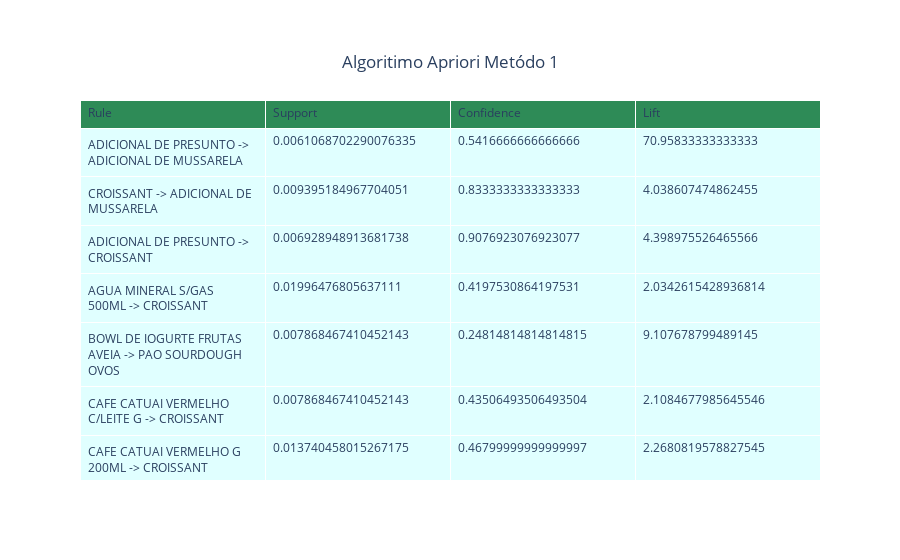

The notebook cell saved with this chart:
### Code cell
fig.update_layout(
    title={
        'text': "Algoritimo Apriori Metódo 1",
        'y':0.9,
        'x':0.5,
        'xanchor': 'center',
        'yanchor': 'top'})

### Figure 1 — Plotly figure (JSON) as saved in the notebook; plotly's stock layout.template omitted (floating-point values rounded to 4 significant figures)
{"data": [{"cells": {"align": "left", "fill": {"color": "lightcyan"}, "values": [["ADICIONAL DE PRESUNTO -> ADICIONAL DE MUSSARELA", "CROISSANT -> ADICIONAL DE MUSSARELA", "ADICIONAL DE PRESUNTO -> CROISSANT", "AGUA MINERAL S/GAS 500ML -> CROISSANT", "BOWL DE IOGURTE FRUTAS AVEIA -> PAO SOURDOUGH OVOS", "CAFE CATUAI VERMELHO C/LEITE G -> CROISSANT", "CAFE CATUAI VERMELHO G 200ML -> CROISSANT", "CROISSANT -> CAFE COLMEIA C/ LEITE G 200ML", "CROISSANT -> CAFE COLMEIA G 200ML", "CROISSANT -> LARANJA 400 ML", "CROISSANT BRIE PARMA MEL DE -> SUCO DE LARANJA 400ML", "PASTEL DE NATA 60G IFOOD -> CROISSANT IFOOD", "MINI CROISSANT 25G KIT C 5 -> MINI CROISSANT PAIN DE CHOC", "ADICIONAL DE PRESUNTO -> CROISSANT"], ["0.0061068702290076335", "0.009395184967704051", "0.006928948913681738", "0.01996476805637111", "0.007868467410452143", "0.007868467410452143", "0.013740458015267175", "0.00551967116852613", "0.007633587786259542", "0.021374045801526718", "0.005989430416911333", "0.005167351732237228", "0.00540223135642983", "0.005637110980622431"], ["0.5416666666666666", "0.8333333333333333", "0.9076923076923077", "0.4197530864197531", "0.24814814814814815", "0.43506493506493504", "0.46799999999999997", "0.5280898876404494", "0.4276315789473684", "0.6275862068965518", "0.2451923076923077", "0.4356435643564356", "0.2358974358974359", "0.5"], ["70.95833333333333", "4.038607474862455", "4.398975526465566", "2.0342615428936814", "9.107678799489145", "2.1084677985645546", "2.2680819578827545", "2.5592973211487915", "2.0724433094688917", "3.041489215551587", "5.394864341085272", "9.391151773405188", "5.046901172529314", "72.16101694915254"]]}, "header": {"align": "left", "fill": {"color": "seagreen"}, "values": ["Rule", "Support", "Confidence", "Lift"]}, "type": "table"}], "layout": {"title": {"text": "Algoritimo Apriori Metódo 1", "x": 0.5, "xanchor": "center", "y": 0.9, "yanchor": "top"}}}
